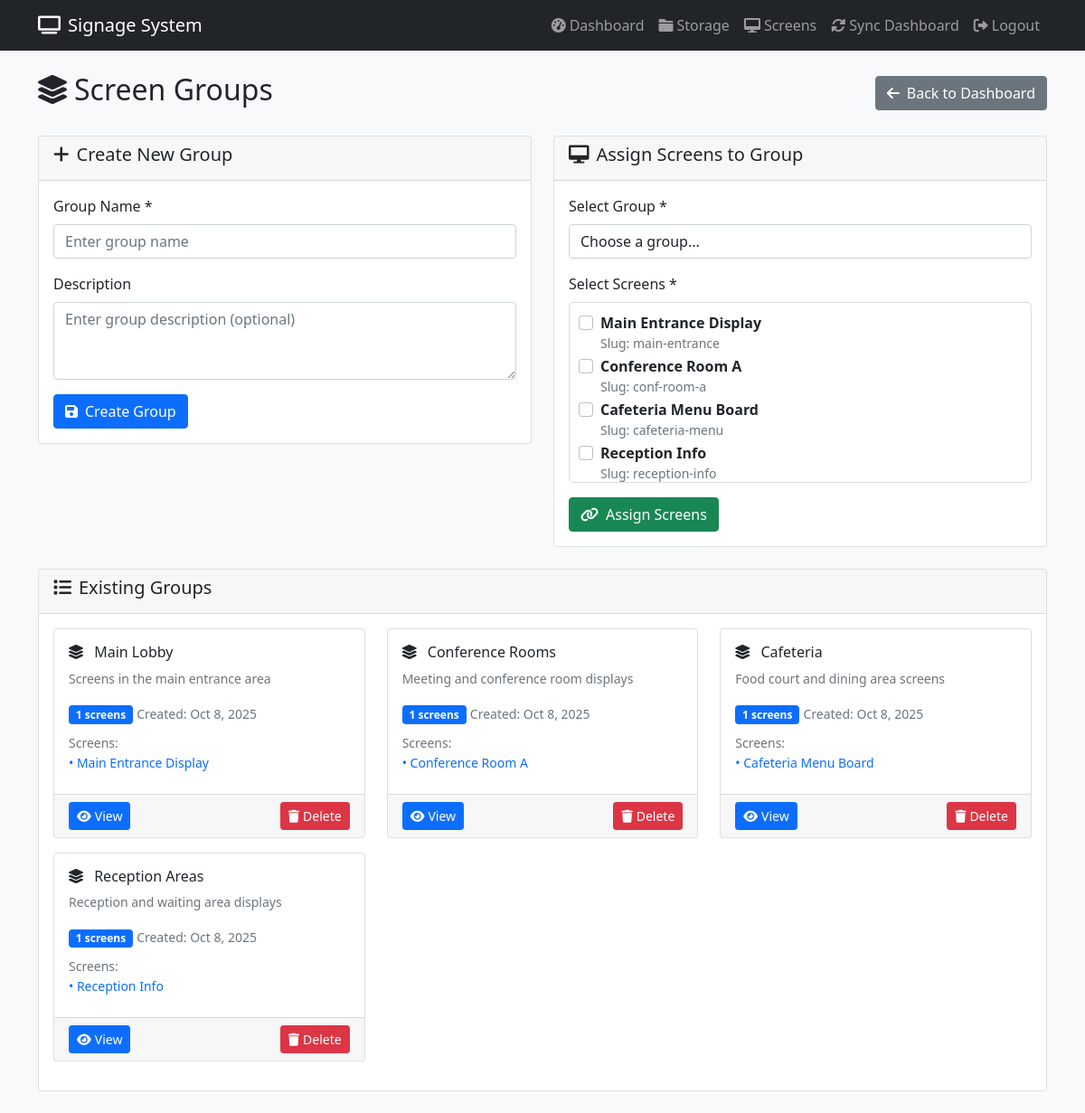
/groups.php (signed in), run on the app's committed database.
### tables this page shows
CREATE TABLE `screens` (
    `id` int(11) NOT NULL AUTO_INCREMENT,
    `name` varchar(100) NOT NULL,
    `slug` varchar(100) NOT NULL UNIQUE,
    `passcode` varchar(10) DEFAULT NULL,
    `description` text DEFAULT NULL,
    `resolution` varchar(20) DEFAULT '1920x1080',
    `orientation` enum('landscape', 'portrait') DEFAULT 'landscape',
    `status` enum('active', 'inactive', 'maintenance') DEFAULT 'active',
    `location` varchar(255) DEFAULT NULL,
    `last_sync` timestamp NULL DEFAULT NULL,
    `created_at` timestamp NULL DEFAULT CURRENT_TIMESTAMP,
    `updated_at` timestamp NULL DEFAULT CURRENT_TIMESTAMP ON UPDATE CURRENT_TIMESTAMP,
    PRIMARY KEY (`id`),
    UNIQUE KEY `unique_slug` (`slug`),
    INDEX `idx_status` (`status`),
    INDEX `idx_name` (`name`)
);

CREATE TABLE `groups` (
    `id` int(11) NOT NULL AUTO_INCREMENT,
    `name` varchar(100) NOT NULL,
    `description` text DEFAULT NULL,
    `color` varchar(7) DEFAULT '#007bff' COMMENT 'Hex color code for UI',
    `status` enum('active', 'inactive') DEFAULT 'active',
    `created_by` int(11) DEFAULT NULL,
    `created_at` timestamp NULL DEFAULT CURRENT_TIMESTAMP,
    `updated_at` timestamp NULL DEFAULT CURRENT_TIMESTAMP ON UPDATE CURRENT_TIMESTAMP,
    PRIMARY KEY (`id`),
    INDEX `idx_name` (`name`),
    INDEX `idx_status` (`status`),
    FOREIGN KEY (`created_by`) REFERENCES `users` (`id`) ON DELETE SET NULL
);

### includes/functions.php (called while the page is built, shortened)
<?php
require_once 'config/database.php';
function isLoggedIn() {
    return isset($_SESSION['user_id']);
}
function getAllScreens() {
    global $pdo;
    $stmt = $pdo->query("SELECT * FROM screens ORDER BY created_at DESC");
    return $stmt->fetchAll();
}
function getAllGroups() {
    global $pdo;
    $stmt = $pdo->query("SELECT * FROM `groups` ORDER BY created_at DESC");
    return $stmt->fetchAll();
}
function getScreensByGroup($groupId) {
    global $pdo;
    $stmt = $pdo->prepare("
        SELECT s.* FROM screens s
        INNER JOIN screen_groups gs ON s.id = gs.screen_id
        WHERE gs.group_id = ?
        ORDER BY s.name
    ");
    $stmt->execute([$groupId]);
    return $stmt->fetchAll();
}
?>

### groups.php (the view, shortened to what this page needs)
<?php
require_once 'includes/functions.php';
$groups = getAllGroups();
$screens = getAllScreens();
include 'includes/header.php';
?>
<div class="container">
    <div class="row">
        <div class="col-12">
            <div class="d-flex justify-content-between align-items-center mb-4">
                <h2><i class="fas fa-layer-group me-2"></i>Screen Groups</h2>
                <a href="dashboard.php" class="btn btn-secondary">
                    <i class="fas fa-arrow-left me-2"></i>Back to Dashboard
                </a>
            </div>
            <div class="row">
                <div class="col-md-6">
                    <div class="card">
                        <div class="card-header">
                            <h5><i class="fas fa-plus me-2"></i>Create New Group</h5>
                        </div>
                        <div class="card-body">
                            <form method="POST">
                                <div class="mb-3">
                                    <label for="group_name" class="form-label">Group Name *</label>
                                    <input type="text" class="form-control" id="group_name" name="group_name"
                                           placeholder="Enter group name" required>
                                </div>
                                <div class="mb-3">
                                    <label for="group_description" class="form-label">Description</label>
                                    <textarea class="form-control" id="group_description" name="group_description"
                                              rows="3" placeholder="Enter group description (optional)"></textarea>
                                </div>
                                <button type="submit" name="create_group" class="btn btn-primary">
                                    <i class="fas fa-save me-2"></i>Create Group
                                </button>
                            </form>
                        </div>
                    </div>
                </div>
                <div class="col-md-6">
                    <div class="card">
                        <div class="card-header">
                            <h5><i class="fas fa-desktop me-2"></i>Assign Screens to Group</h5>
                        </div>
                        <div class="card-body">
                            <?php if (empty($groups)): ?>
                                <p class="text-muted">No groups available. Create a group first.</p>
                            <?php elseif (empty($screens)): ?>
                                <p class="text-muted">No screens available. Create screens first.</p>
                            <?php else: ?>
                                <form method="POST">
                                    <div class="mb-3">
                                        <label for="group_id" class="form-label">Select Group *</label>
                                        <select class="form-control" id="group_id" name="group_id" required>
                                            <option value="">Choose a group...</option>
                                        </select>
                                    </div>
                                    <div class="mb-3">
                                        <label class="form-label">Select Screens *</label>
                                        <div style="max-height: 200px; overflow-y: auto; border: 1px solid #ddd; padding: 10px; border-radius: 5px;">
                                            <?php foreach ($screens as $screen): ?>
                                                <div class="form-check">
                                                    <input type="checkbox" class="form-check-input"
                                                           name="screens[]" value="<?php echo $screen['id']; ?>"
                                                           id="screen_<?php echo $screen['id']; ?>">
                                                    <label class="form-check-label" for="screen_<?php echo $screen['id']; ?>">
                                                        <strong><?php echo htmlspecialchars($screen['name']); ?></strong>
                                                        <small class="text-muted d-block">Slug: <?php echo $screen['slug']; ?></small>
                                                    </label>
                                                </div>
                                            <?php endforeach; ?>
                                        </div>
                                    </div>
                                    <button type="submit" name="assign_screens" class="btn btn-success">
                                        <i class="fas fa-link me-2"></i>Assign Screens
                                    </button>
                                </form>
                            <?php endif; ?>
                        </div>
                    </div>
                </div>
            </div>
            <div class="row mt-4">
                <div class="col-12">
                    <div class="card">
                        <div class="card-header">
                            <h5><i class="fas fa-list me-2"></i>Existing Groups</h5>
                        </div>
                        <div class="card-body">
                            <?php if (empty($groups)): ?>
                                <div class="text-center py-4">
                                    <i class="fas fa-layer-group fa-3x text-muted mb-3"></i>
                                    <h5 class="text-muted">No Groups Found</h5>
                                    <p class="text-muted">Create your first group using the form above.</p>
                                </div>
                            <?php else: ?>
                                <div class="row">
                                    <?php foreach ($groups as $group): ?>
                                        <?php
                                        $groupScreens = getScreensByGroup($group['id']);
                                        ?>
                                        <div class="col-md-6 col-lg-4 mb-3">
                                            <div class="card h-100">
                                                <div class="card-body">
                                                    <h6 class="card-title">
                                                        <i class="fas fa-layer-group me-2"></i>
                                                        <?php echo htmlspecialchars($group['name']); ?>
                                                    </h6>
                                                    <?php if (!empty($group['description'])): ?>
                                                        <p class="card-text text-muted small">
                                                            <?php echo htmlspecialchars($group['description']); ?>
                                                        </p>
                                                    <?php endif; ?>
                                                    <div class="mb-2">
                                                        <span class="badge bg-primary">
                                                            <?php echo count($groupScreens); ?> screens
                                                        </span>
                                                        <small class="text-muted">
                                                            Created: <?php echo date('M j, Y', strtotime($group['created_at'])); ?>
                                                        </small>
                                                    </div>
                                                    <?php if (!empty($groupScreens)): ?>
                                                        <div class="mb-2">
                                                            <small class="text-muted">Screens:</small>
                                                            <?php foreach ($groupScreens as $screen): ?>
                                                                <div class="small text-primary">
                                                                    • <?php echo htmlspecialchars($screen['name']); ?>
                                                                </div>
                                                            <?php endforeach; ?>
                                                        </div>
                                                    <?php endif; ?>
                                                </div>
                                                <div class="card-footer">
                                                    <div class="d-flex justify-content-between">
                                                        <a href="view_group.php?id=<?php echo $group['id']; ?>"
                                                           class="btn btn-sm btn-primary">
                                                            <i class="fas fa-eye me-1"></i>View
                                                        </a>
                                                        <form method="POST" class="d-inline"
                                                              onsubmit="return confirm('Are you sure you want to delete this group?');">
                                                            <button type="submit" name="delete_group" class="btn btn-sm btn-danger">
                                                                <i class="fas fa-trash me-1"></i>Delete
                                                            </button>
                                                        </form>
                                                    </div>
                                                </div>
                                            </div>
                                        </div>
                                    <?php endforeach; ?>
                                </div>
                            <?php endif; ?>
                        </div>
                    </div>
                </div>
            </div>
        </div>
    </div>
</div>
<?php include 'includes/footer.php'; ?>

### includes/header.php (shortened to what this page needs)
<!DOCTYPE html>
<html lang="en">
<head>
    <link href="https://cdn.jsdelivr.net/npm/bootstrap@5.1.3/dist/css/bootstrap.min.css" rel="stylesheet">
    <link href="https://cdnjs.cloudflare.com/ajax/libs/font-awesome/6.0.0/css/all.min.css" rel="stylesheet">
    <link href="assets/css/style.css" rel="stylesheet">
</head>
<body>
    <?php if (isLoggedIn()): ?>
    <nav class="navbar navbar-expand-lg navbar-dark bg-dark">
        <div class="container">
            <a class="navbar-brand" href="dashboard.php">
                <i class="fas fa-tv me-2"></i>Signage System
            </a>
            <div class="navbar-nav ms-auto">
                <a class="nav-link" href="dashboard.php">
                    <i class="fas fa-tachometer-alt me-1"></i>Dashboard
                </a>
                <a class="nav-link" href="storage.php">
                    <i class="fas fa-folder me-1"></i>Storage
                </a>
                <a class="nav-link" href="screens.php">
                    <i class="fas fa-desktop me-1"></i>Screens
                </a>
                <a class="nav-link" href="sync_dashboard.php">
                    <i class="fas fa-sync-alt me-1"></i>Sync Dashboard
                </a>
                <a class="nav-link" href="logout.php">
                    <i class="fas fa-sign-out-alt me-1"></i>Logout
                </a>
            </div>
        </div>
    </nav>
    <?php endif; ?>
    <main class="<?php echo isLoggedIn() ? 'py-4' : ''; ?>">

### includes/footer.php (shortened to what this page needs)
    </main>
</body>
</html>

### assets/css/style.css (style rules this page uses)
body { background-color: #f8f9fa; }

### data on the page
screens: name "Main Entrance Display", slug "main-entrance"
screens: name "Conference Room A", slug "conf-room-a"
screens: name "Cafeteria Menu Board", slug "cafeteria-menu"
screens: name "Reception Info", slug "reception-info"
groups: name "Main Lobby", description "Screens in the main entrance area", count($groupScreens) "1", created_at "Oct 8, 2025"
groups: name "Conference Rooms", description "Meeting and conference room displays", count($groupScreens) "1", created_at "Oct 8, 2025"
groups: name "Cafeteria", description "Food court and dining area screens", count($groupScreens) "1", created_at "Oct 8, 2025"
groups: name "Reception Areas", description "Reception and waiting area displays", count($groupScreens) "1", created_at "Oct 8, 2025"
